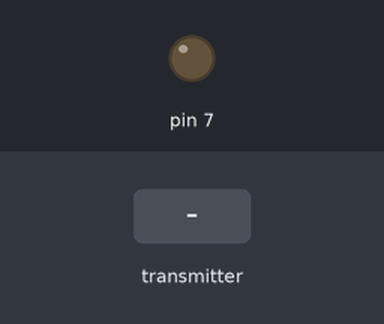
This sketch was run on a simulated Arduino Uno, built with avr-gcc and run on an emulated ATmega328P. Shown: output pins drawn as LEDs (lit = HIGH). The inputs (shaded band) are chosen by the test bench. No radio packets arrive unless stated.

Above: at 1.2 s.
1.3 s: the transmitter starts sending command = 1
At 2.0 s:
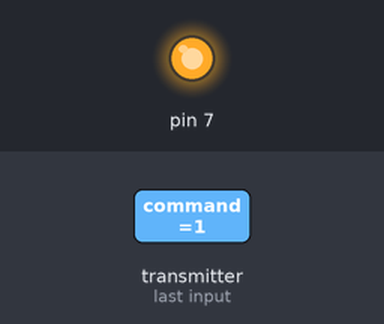
2.8 s: the transmitter starts sending command = 0
At 3.2 s:
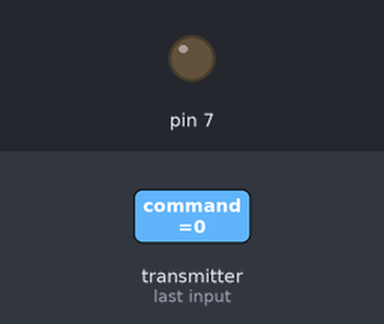
Timing chart, 0 to 5.8 s (numbered marks = the images above; inputs shaded):
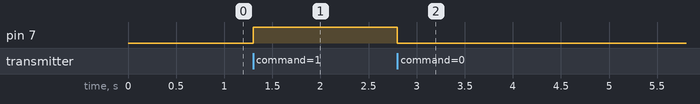

The sketch:

Receiver.ino
```cpp
#include "RelayReceiver.h"

RelayReceiver receiver(9, 10, 0xF0F0F0F0D2LL, 7);

void setup() {
    Serial.begin(9600);
    receiver.begin();
}

void loop() {
    receiver.listen();
}
```

RelayReceiver.cpp
```cpp
#include "RelayReceiver.h"

RelayReceiver::RelayReceiver(uint8_t cePin, uint8_t csnPin, uint64_t rxAddress, uint8_t relayPin)
    : radio(cePin, csnPin), rxAddr(rxAddress), relay(relayPin) {}

void RelayReceiver::begin() {
    pinMode(relay, OUTPUT);
    digitalWrite(relay, LOW);

    radio.begin();
    radio.setPALevel(RF24_PA_LOW);
    radio.setDataRate(RF24_1MBPS);
    radio.enableAckPayload();
    radio.openReadingPipe(1, rxAddr);
    radio.startListening();
}

void RelayReceiver::listen() {
    if (radio.available()) {
        bool command;
        radio.read(&command, sizeof(command));
        activateRelay(command);
        radio.writeAckPayload(1, &command, sizeof(command));
    }
}

void RelayReceiver::activateRelay(bool state) {
    digitalWrite(relay, state ? HIGH : LOW);
}
```

RelayReceiver.h
```cpp
#ifndef RELAYRECEIVER_H
#define RELAYRECEIVER_H

#include <SPI.h>
#include <nRF24L01.h>
#include <RF24.h>

class RelayReceiver {
public:
    RelayReceiver(uint8_t cePin, uint8_t csnPin, uint64_t rxAddress, uint8_t relayPin);
    void begin();
    void listen();

private:
    RF24 radio;
    uint64_t rxAddr;
    uint8_t relay;

    void activateRelay(bool state);
};

#endif
```

Measured:
- after the input at 1.3 s, pin 7: LOW → HIGH at once
- after the input at 2.8 s, pin 7: HIGH → LOW at once
